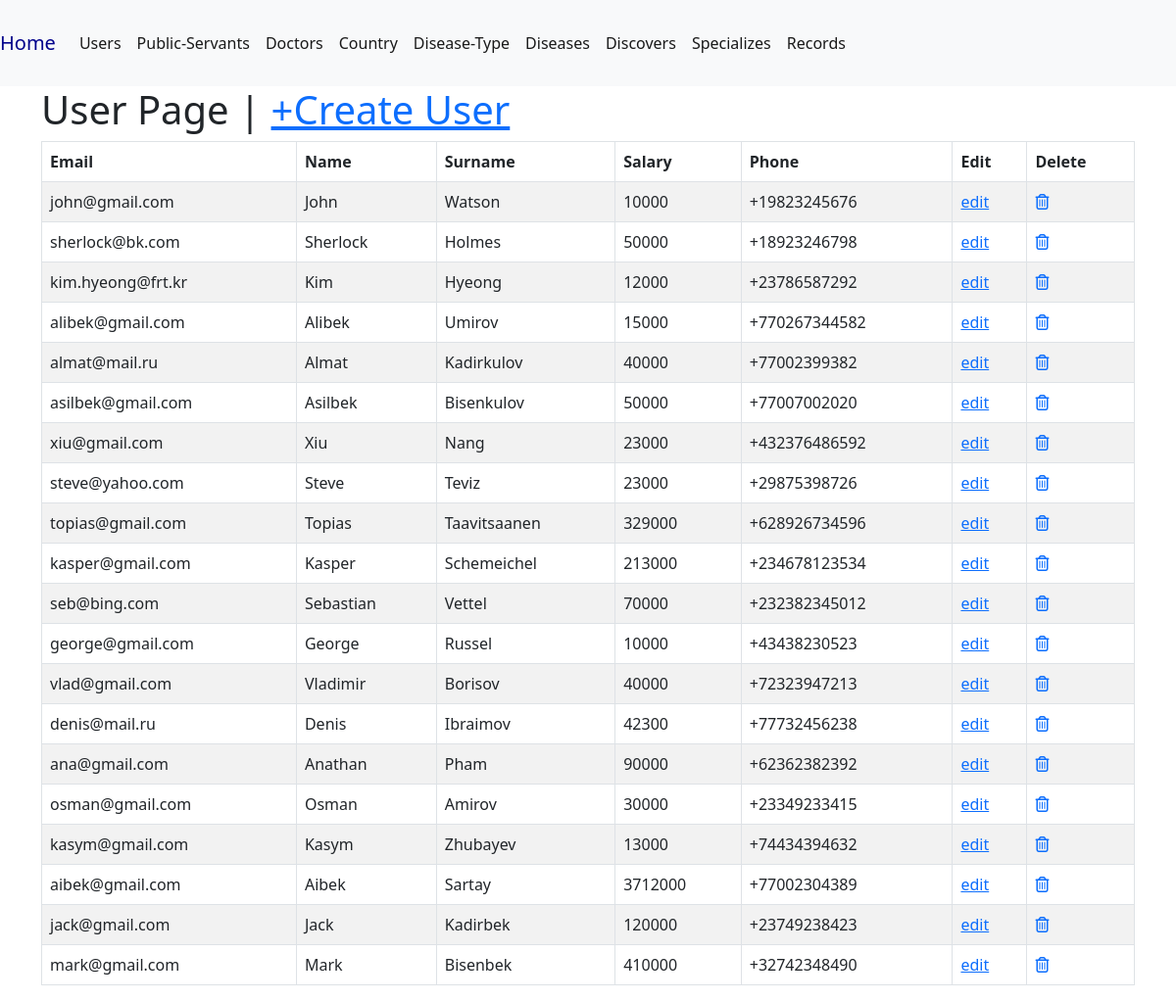
/users/, run on the app's committed database.
### data/models.py (models this page shows)
class Users(models.Model):
    email = models.CharField(max_length=60, blank=False, null=False)
    name = models.CharField(max_length=30, blank=False, null=False)
    surname = models.CharField(max_length=40, blank=False, null=False)
    salary = models.IntegerField(default=0, blank=False, null=False)
    phone = models.CharField(max_length=20)
    cname = models.ForeignKey(Country, on_delete=models.CASCADE, blank=False, null=False)
    class Meta:
        db_table = 'users'
        verbose_name_plural = 'users'
    def __str__(self) -> str:
        return self.email

### data/views.py (the view)
# urls.py: path('users/', users, name='users'),
def users(request):
    users = Users.objects.all()
    context = {'users': users}
    return render(request, 'read/user.html', context)

### templates/read/user.html
{% extends 'main.html' %}
{% block content %}
<div class="container">
    <h1>User Page | <a href="{% url 'create-users' %}">+Create User</a></h1>
    <table class="table table-striped table-bordered">
        <thead class="thead-dark">
            <tr>
                <th scope="col">Email</th>
                <th scope="col">Name</th>
                <th scope="col">Surname</th>
                <th scope="col">Salary</th>
                <th scope="col">Phone</th>
                <th scope="col">Edit</th>
                <th scope="col">Delete</th>
              </tr>
        </thead>
        {% for user in users %}
        <tr>
          <td>{{user}}</td>
          <td>{{user.name}}</td>
          <td>{{user.surname}}</td>
          <td>{{user.salary}}</td>
          <td>{{user.phone}}</td>
          <td><a href="{% url 'update-users' user.id %}">edit</a></td>
          <td><a href="{% url 'delete-users' user.id %}"><i class="fa fa-trash-o"></i></a></td>
        </tr>
        {% endfor %}
      </table>
</div>
{% endblock %}

### data on the page
Users: email "john@gmail.com", name "John", surname "Watson", salary "10000", phone "+19823245676"
Users: email "sherlock@bk.com", name "Sherlock", surname "Holmes", salary "50000", phone "+18923246798"
Users: email "kim.hyeong@frt.kr", name "Kim", surname "Hyeong", salary "12000", phone "+23786587292"
Users: email "alibek@gmail.com", name "Alibek", surname "Umirov", salary "15000", phone "+770267344582"
Users: email "almat@mail.ru", name "Almat", surname "Kadirkulov", salary "40000", phone "+77002399382"
Users: email "asilbek@gmail.com", name "Asilbek", surname "Bisenkulov", salary "50000", phone "+77007002020"
Users: email "xiu@gmail.com", name "Xiu", surname "Nang", salary "23000", phone "+432376486592"
Users: email "steve@yahoo.com", name "Steve", surname "Teviz", salary "23000", phone "+29875398726"
Users: email "topias@gmail.com", name "Topias", surname "Taavitsaanen", salary "329000", phone "+628926734596"
Users: email "kasper@gmail.com", name "Kasper", surname "Schemeichel", salary "213000", phone "+234678123534"
Users: email "seb@bing.com", name "Sebastian", surname "Vettel", salary "70000", phone "+232382345012"
Users: email "george@gmail.com", name "George", surname "Russel", salary "10000", phone "+43438230523"
Users: email "vlad@gmail.com", name "Vladimir", surname "Borisov", salary "40000", phone "+72323947213"
Users: email "denis@mail.ru", name "Denis", surname "Ibraimov", salary "42300", phone "+77732456238"
Users: email "ana@gmail.com", name "Anathan", surname "Pham", salary "90000", phone "+62362382392"
Users: email "osman@gmail.com", name "Osman", surname "Amirov", salary "30000", phone "+23349233415"
Users: email "kasym@gmail.com", name "Kasym", surname "Zhubayev", salary "13000", phone "+74434394632"
Users: email "aibek@gmail.com", name "Aibek", surname "Sartay", salary "3712000", phone "+77002304389"
Users: email "jack@gmail.com", name "Jack", surname "Kadirbek", salary "120000", phone "+23749238423"
Users: email "mark@gmail.com", name "Mark", surname "Bisenbek", salary "410000", phone "+32742348490"
